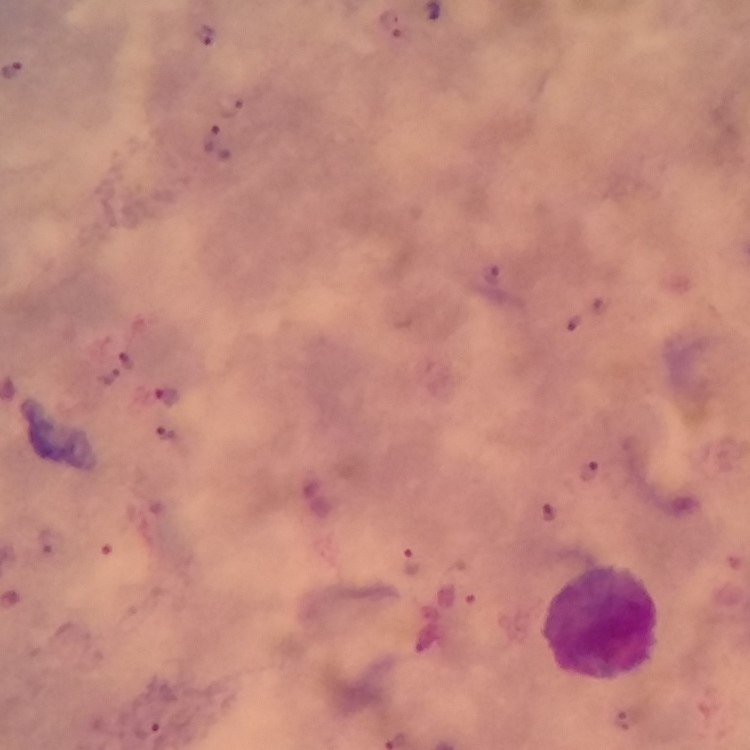
#> input picture PaluScope/data/samples/plasmodium-phone-0063.jpg, 750 x 750 px, given as the content of the folder data/raw/plasmodium_phonecamera, which was not available
$ python build_registry.py
#> lines starting #> are read from the running program, lines starting #| are printed output that depends on the picture
### src/data/registry.py
"""Registre des images : une ligne par image, métadonnées + signature + groupe."""
from __future__ import annotations

from pathlib import Path

import cv2
import numpy as np
import pandas as pd

from .dedup import bits_to_hex, group_near_duplicates, nearest_neighbor_distance, phash
from .voc import read_voc_boxes, summarize_boxes

DATASET_SOURCE = "makerere_uganda_mobile_thick"
DEVICE = "smartphone_on_microscope"
SMEAR_TYPE = "thick"
IMAGE_EXTS = {".jpg", ".jpeg", ".png"}

DEFAULT_DATA_DIR = "data/raw/plasmodium_phonecamera"
DEFAULT_REGISTRY = "data/registry/images.csv"
DEFAULT_SPLIT = "data/splits/split_v1.csv"


def build_registry(
    data_dir: str | Path = DEFAULT_DATA_DIR,
    root: str | Path = ".",
    hash_size: int = 8,
    threshold: int = 8,
) -> tuple[pd.DataFrame, np.ndarray]:
    """Construit le registre. Retourne (registre, matrice des distances de Hamming).

    Les chemins sont stockés relatifs à `root` (séparateurs POSIX) pour rester portables.
    """
#> called with data_dir = 'data/raw/plasmodium_phonecamera', root = '.', hash_size = 8, threshold = 8
    root = Path(root)
    data_dir = Path(data_dir)
    paths = sorted(p for p in data_dir.iterdir() if p.suffix.lower() in IMAGE_EXTS)
    if not paths:
        raise FileNotFoundError(f"aucune image dans {data_dir}")

    rows, hashes = [], []
    for p in paths:
        bgr = cv2.imread(str(p), cv2.IMREAD_COLOR)  # BGR : seule la forme et le gris servent ici
#> bgr is the input picture: shape (750, 750, 3); mean B, G, R 125.1, 135.5, 193.6
        if bgr is None:
            raise ValueError(f"image illisible : {p}")
        h, w = bgr.shape[:2]
#> h = 750; w = 750
        bits = phash(cv2.cvtColor(bgr, cv2.COLOR_BGR2GRAY), hash_size=hash_size)
        hashes.append(bits)

        xml = p.with_suffix(".xml")
        has_xml = xml.exists()
        counts = summarize_boxes(read_voc_boxes(xml) if has_xml else [], w, h)
        rows.append(
            {
                "image_id": p.stem,
                "image_path": p.relative_to(root).as_posix(),
                "xml_path": xml.relative_to(root).as_posix() if has_xml else "",
                "width": w,
                "height": h,
                **counts,
                "image_unannotated": counts["n_boxes_raw"] == 0,
                "dataset_source": DATASET_SOURCE,
                "device": DEVICE,
                "smear_type": SMEAR_TYPE,
                "phash": bits_to_hex(bits),
            }
        )

    reg = pd.DataFrame(rows)
    labels, D = group_near_duplicates(np.vstack(hashes), threshold)
    reg["group_id"] = [f"G{l:04d}" for l in labels]
    reg["nn_distance"] = nearest_neighbor_distance(D).astype(int)
    return reg, D


# [14 lines left out: function load_registry, not called in this run]

### src/data/dedup.py
"""Signature perceptuelle (pHash) et regroupement des quasi-doublons.

Pas d'identifiant de lame/patient dans le dataset : on approche la règle du cahier des
charges en regroupant les images quasi identiques (même champ, léger décalage, recompression)
pour qu'elles ne soient jamais réparties entre train / val / test.
"""
from __future__ import annotations

import cv2
import numpy as np


def phash(gray: np.ndarray, hash_size: int = 8, highfreq: int = 4) -> np.ndarray:
    """pHash : DCT d'une miniature, bits = coefficients basses fréquences > médiane.

    gray : image niveaux de gris uint8 (H, W). Retourne un vecteur bool de hash_size**2 bits.
    """
#> called with hash_size = 8, highfreq = 4
    size = hash_size * highfreq
    small = cv2.resize(gray, (size, size), interpolation=cv2.INTER_AREA).astype(np.float32)
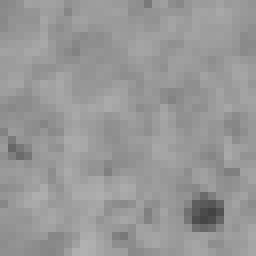
#> small: shape (32, 32) float32 (shown 8 times larger); min 67, max 177, mean 151.7
    low = cv2.dct(small)[:hash_size, :hash_size].flatten()
#> low = 64 values, max 4855.2 at index 0, min -95.07 at index 14, mean 71.29
    return low > np.median(low[1:])  # médiane hors composante continue


def bits_to_hex(bits: np.ndarray) -> str:
    return np.packbits(bits).tobytes().hex()


def hex_to_bits(h: str, n_bits: int = 64) -> np.ndarray:
    return np.unpackbits(np.frombuffer(bytes.fromhex(h), dtype=np.uint8))[:n_bits].astype(bool)


# [41 lines left out: functions hamming_matrix, group_near_duplicates, nearest_neighbor_distance, not called in this run]

### src/data/voc.py
"""Lecture minimale des annotations Pascal VOC du dataset Makerere.

Les annotations ne sont JAMAIS modifiées : on lit, on compte, on clippe en mémoire.
"""
from __future__ import annotations

import xml.etree.ElementTree as ET
from pathlib import Path


# [12 lines left out: function read_voc_boxes, not called in this run]


def summarize_boxes(boxes, width: int, height: int) -> dict:
    """Compte les boîtes après clipping aux dimensions de l'image.

    n_boxes            : boîtes conservées (aire > 0 après clipping)
    n_boxes_clipped    : parmi elles, celles qui dépassaient de l'image
    n_boxes_degenerate : boîtes d'aire nulle après clipping (écartées du compte)
    """
#> called with width = 750, height = 750
    kept = clipped = degenerate = 0
    for _, x0, y0, x1, y1 in boxes:
        cx0, cy0 = max(x0, 0.0), max(y0, 0.0)
        cx1, cy1 = min(x1, float(width)), min(y1, float(height))
        if cx1 <= cx0 or cy1 <= cy0:
            degenerate += 1
            continue
        kept += 1
        if (cx0, cy0, cx1, cy1) != (x0, y0, x1, y1):
            clipped += 1
#> after the loop, clipped = 0; degenerate = 0; kept = 0
    return {
        "n_boxes_raw": len(boxes),
        "n_boxes": kept,
        "n_boxes_clipped": clipped,
        "n_boxes_degenerate": degenerate,
    }

### scripts/build_registry.py
"""Construit le registre des images et les groupes de quasi-doublons.

Usage (depuis la racine du dépôt) :
    python scripts/build_registry.py --threshold 8
Sorties : data/registry/images.csv, data/registry/duplicate_pairs.csv
"""
import argparse
import sys
from pathlib import Path

import numpy as np

sys.path.insert(0, str(Path(__file__).resolve().parents[1]))
from src.data.registry import DEFAULT_DATA_DIR, DEFAULT_REGISTRY, build_registry  # noqa: E402


def main() -> None:
    ap = argparse.ArgumentParser(description=__doc__)
    ap.add_argument("--data-dir", default=DEFAULT_DATA_DIR)
    ap.add_argument("--out", default=DEFAULT_REGISTRY)
    ap.add_argument("--threshold", type=int, default=8, help="distance de Hamming max (64 bits) pour fusionner")
    ap.add_argument("--audit-margin", type=int, default=4, help="paires listées jusqu'à threshold + marge")
    args = ap.parse_args()

    reg, D = build_registry(args.data_dir, root=".", threshold=args.threshold)
    out = Path(args.out)
    out.parent.mkdir(parents=True, exist_ok=True)
    reg.to_csv(out, index=False)

    # Paires proches, pour contrôle visuel (seuil + marge)
    ii, jj = np.where(np.triu(D <= args.threshold + args.audit_margin, k=1))
    pairs = reg[["image_id"]].iloc[ii].reset_index(drop=True).rename(columns={"image_id": "image_a"})
    pairs["image_b"] = reg["image_id"].iloc[jj].to_numpy()
    pairs["hamming"] = D[ii, jj]
    pairs["merged"] = pairs["hamming"] <= args.threshold
    pairs.sort_values("hamming").to_csv(out.parent / "duplicate_pairs.csv", index=False)

    sizes = reg.groupby("group_id").size()
    print(f"images                : {len(reg)}")
    print(f"boîtes (clippées)     : {int(reg['n_boxes'].sum())}  (brutes {int(reg['n_boxes_raw'].sum())}, "
          f"dépassant {int(reg['n_boxes_clipped'].sum())}, dégénérées {int(reg['n_boxes_degenerate'].sum())})")
    print(f"images non annotées   : {int(reg['image_unannotated'].sum())}")
    print(f"dimensions distinctes : {sorted(set(zip(reg['width'], reg['height'])))}")
    print(f"groupes               : {len(sizes)}  (singletons {(sizes == 1).sum()}, max {sizes.max()} images)")
    print("taille des groupes    :", sizes.value_counts().sort_index().to_dict())
    print("distance au plus proche voisin (quantiles 0/5/25/50) :",
          np.percentile(reg["nn_distance"], [0, 5, 25, 50]).tolist())
    print(f"paires fusionnées     : {int(pairs['merged'].sum())} -> {out.parent / 'duplicate_pairs.csv'}")
    if sizes.max() > 0.05 * len(reg):
        print("ATTENTION : un groupe dépasse 5 % des images -> seuil probablement trop haut (chaînage).")


if __name__ == "__main__":
#> (the run stopped early here; a loop or call above may not have finished)

$ run again, on PaluScope/data/samples/plasmodium-phone-0067.jpg
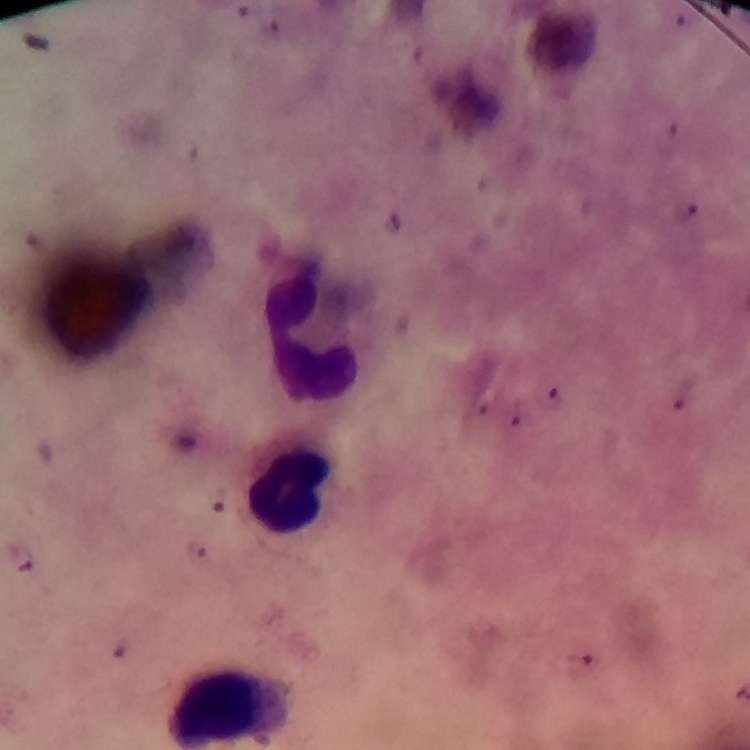
#> input picture PaluScope/data/samples/plasmodium-phone-0067.jpg, 750 x 750 px, given as the content of the folder data/raw/plasmodium_phonecamera, which was not available
#> in build_registry, bgr is the input picture: shape (750, 750, 3); mean B, G, R 115.3, 105.7, 151.8
#> in phash, `small = cv2.resize(gray, (size, size), interpolation=cv2.INTER_AREA).a..`:
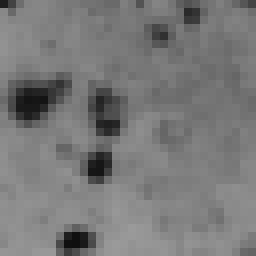
#> small: shape (32, 32) float32 (shown 8 times larger); min 15, max 154, mean 120.6
#> in phash, `small = cv2.resize(gray, (size, size), interpolation=cv2.INTER_AREA).a..`:
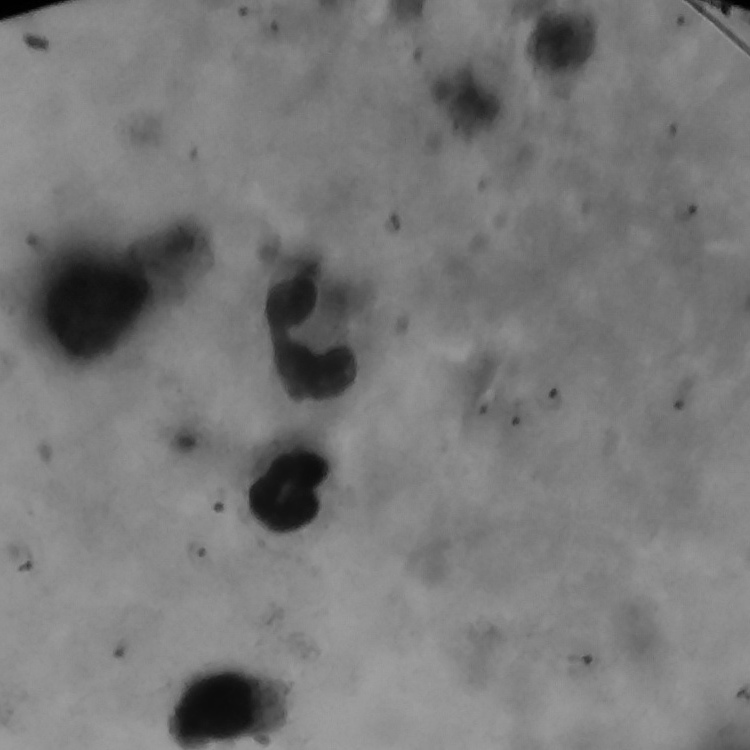
#> gray: shape (750, 750); min 0, max 159, mean 120.6
#> low = 64 values, max 3858.7 at index 0, min -226.6 at index 8, mean 54.48

$ run again, on PaluScope/data/samples/plasmodium-phone-0164.jpg
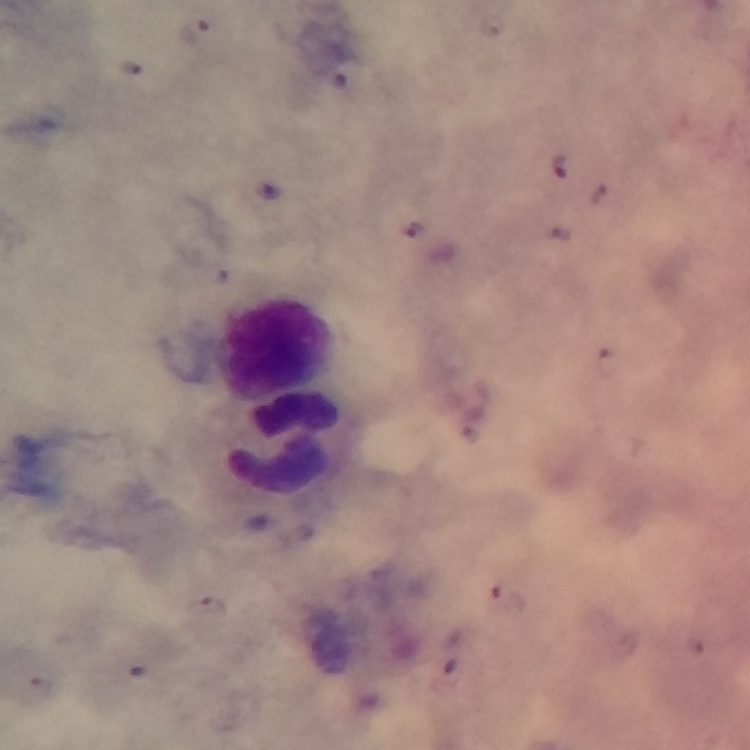
#> input picture PaluScope/data/samples/plasmodium-phone-0164.jpg, 750 x 750 px, given as the content of the folder data/raw/plasmodium_phonecamera, which was not available
#> in build_registry, bgr is the input picture: shape (750, 750, 3); mean B, G, R 130.9, 135.3, 163.8
#> in phash, `small = cv2.resize(gray, (size, size), interpolation=cv2.INTER_AREA).a..`:
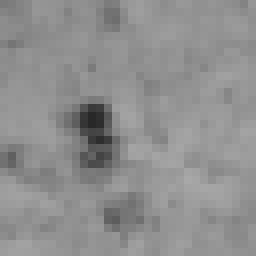
#> small: shape (32, 32) float32 (shown 8 times larger); min 40, max 168, mean 143.3
#> low = 64 values, max 4586.2 at index 0, min -134.2 at index 1, mean 66.91
